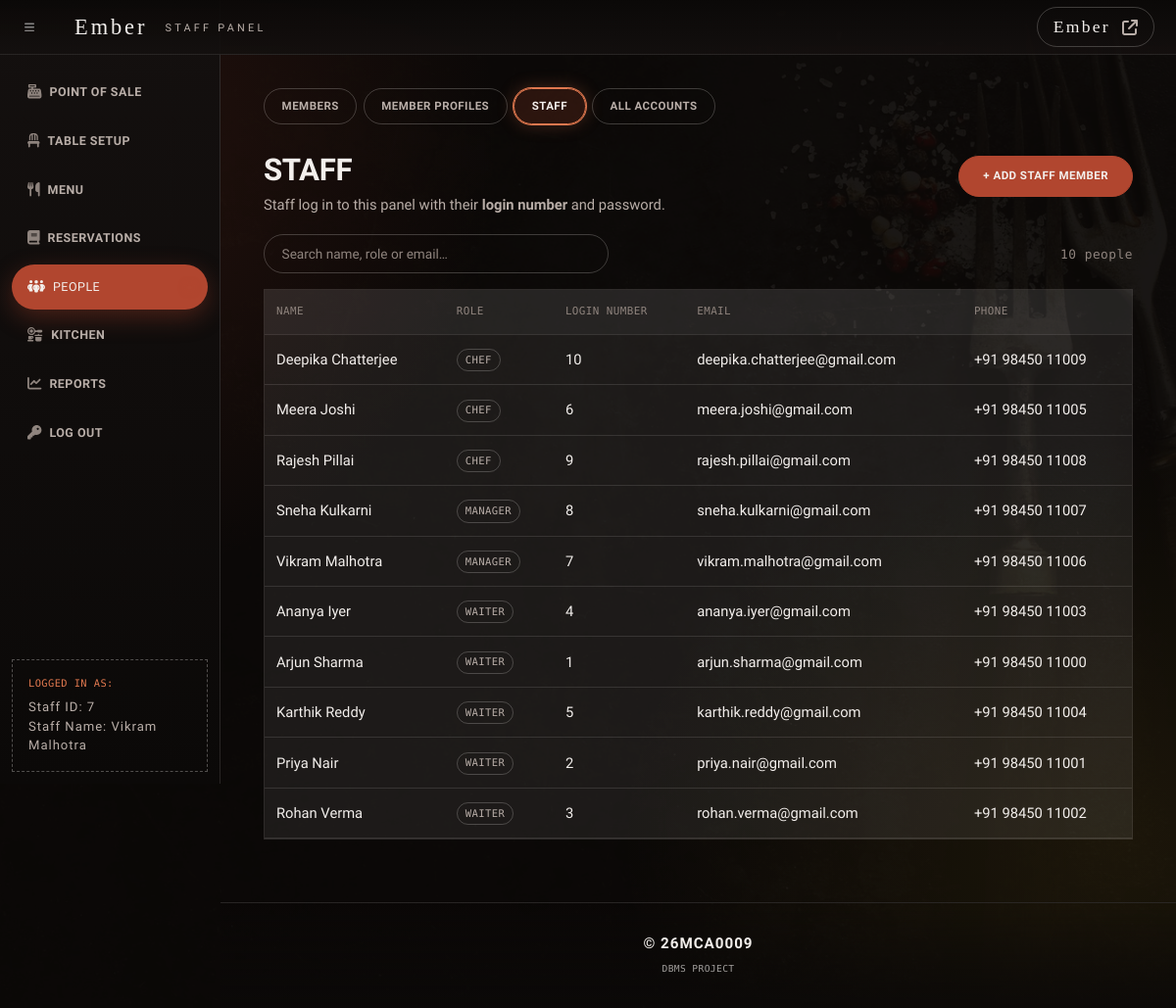
Page /adminSide/panel/staff-panel.php (signed in) on the committed database.
### tables this page shows
CREATE TABLE `Staffs` (
  `staff_id` int(11) NOT NULL AUTO_INCREMENT,
  `staff_name` varchar(255) DEFAULT NULL,
  `role` varchar(255) DEFAULT NULL,
  `account_id` int(11) DEFAULT NULL,
  PRIMARY KEY (`staff_id`),
  KEY `account_id` (`account_id`),
  CONSTRAINT `staffs_ibfk_1` FOREIGN KEY (`account_id`) REFERENCES `Accounts` (`account_id`)
);

CREATE TABLE `Accounts` (
  `account_id` int(11) NOT NULL AUTO_INCREMENT,
  `email` varchar(255) DEFAULT NULL,
  `register_date` date DEFAULT NULL,
  `phone_number` varchar(255) DEFAULT NULL,
  `password` varchar(255) DEFAULT NULL,
  PRIMARY KEY (`account_id`)
);

### adminSide/panel/staff-panel.php (the view, shortened to what this page needs)
<?php
include '../includes/dashHeader.php';
require_once '../config.php';
$sql = "SELECT s.staff_id, s.staff_name, s.role, s.account_id, a.email, a.phone_number
        FROM Staffs AS s
        LEFT JOIN Accounts AS a ON a.account_id = s.account_id
        ORDER BY s.role, s.staff_name";
$staff = mysqli_fetch_all(mysqli_query($link, $sql), MYSQLI_ASSOC);
?>
<div class="wrapper">
    <div class="container-fluid">
        <div class="pg-head">
            <div>
                <h2>Staff</h2>
                <p class="pg-sub">Staff log in to this panel with their <b>login number</b> and password.</p>
            </div>
            <button type="button" class="btn btn-dark" data-open="#add-staff">+ Add staff member</button>
        </div>
        <div class="pg-tools">
            <input type="search" class="form-control pg-search" placeholder="Search name, role or email…" data-filter="#staff-list">
            <span class="pg-count" data-count><?= count($staff) ?> people</span>
        </div>
        <div class="table-scroll"><table class="table" id="staff-list">
            <thead><tr><th>Name</th><th>Role</th><th>Login number</th><th>Email</th><th>Phone</th></tr></thead>
            <tbody>
<?php foreach ($staff as $s) { ?>
                <tr>
                    <td><?= htmlspecialchars($s['staff_name']) ?></td>
                    <td><span class="pg-tag"><?= htmlspecialchars($s['role']) ?></span></td>
                    <td><?= (int) $s['account_id'] ?></td>
                    <td><?= htmlspecialchars((string) $s['email']) ?></td>
                    <td><?= htmlspecialchars((string) $s['phone_number']) ?></td>
                </tr>
<?php } ?>
            </tbody>
        </table></div>
    </div>
</div>
<?php include '../includes/dashFooter.php'; ?>

### adminSide/css/ember-staff.css (style rules this page uses)
:root { --ink: #14100f; --void: #0b0908; --char: #2a1c17; --bone: #f3efec; --ember: #b1462f; --ember-lit: #e0784f; --sans: 'Hanken Grotesk', 'Helvetica Neue', Arial, sans-serif; --mono: 'DM Mono', ui-monospace, monospace; --logo: Copperplate, 'Copperplate Gothic Light', 'Cinzel', Georgia, serif; --brand-font: var(--sans); --brand-accent: var(--ember); --brand-accent-soft: rgba(177, 70, 47, 0.18); --ink-900: var(--void); --ink-800: var(--ink); --ink-700: rgba(243, 239, 236, 0.045); --ink-600: rgba(243, 239, 236, 0.08); --line: rgba(243, 239, 236, 0.12); --line-strong: rgba(243, 239, 236, 0.22); --text: var(--bone); --text-dim: #b9aea8; --text-faint: #8f847e; --radius: 0; --ease: cubic-bezier(0.16, 1, 0.3, 1); }
html, body, body.sb-nav-fixed { font-family: var(--sans); font-weight: 400; letter-spacing: 0; }
p, label, .small, small, td, li { letter-spacing: 0; }
h1, h2, h3, h4, h5, h6 { font-family: var(--sans); font-weight: 700; letter-spacing: -0.01em; text-transform: uppercase; }
.pg-head h2, .wrapper h2, .container-fluid > .row h2, h2.pull-left { font-size: clamp(1.8rem, 2.6vw, 2.6rem); line-height: 0.95; padding-bottom: 0; }
.wrapper h2::after, .container-fluid > .row h2::after, h2.pull-left::after { display: none; }
.pg-sub { font-size: 0.92rem; margin-top: 0.6rem; max-width: 60ch; }
.pg-label, .pg-fields label, .pg-count, label, .table thead th, .table-tile .tile-label, .legend-item, .sb-sidenav-dark .sb-sidenav-footer .small, .ember-footer .footer-project-tag { font-family: var(--mono); font-weight: 400; letter-spacing: 0.04em; }
.btn { border-radius: 999px; padding: 0.7rem 1.5rem; font-family: var(--sans); font-size: 0.72rem; font-weight: 600; letter-spacing: 0.04em; }
.btn-dark, .btn-primary, .btn-success { background: var(--ember); border: 1px solid var(--ember); color: var(--bone); }
.pg-tag { border-radius: 999px; padding: 0.25em 0.75em; font-family: var(--mono); font-size: 0.66rem; letter-spacing: 0.04em; }
.table-scroll, .oz-table-wrap { border: 1px solid var(--line); border-radius: var(--radius); background: rgba(243, 239, 236, 0.03); }
.table { margin-bottom: 0; }
.table thead th { font-size: 0.68rem; color: var(--text-faint); text-transform: uppercase; border-bottom: 1px solid var(--line) !important; }
.table td { font-size: 0.92rem; }
.form-control, .form-select, main textarea, main input:not([type="submit"]):not([type="button"]):not([type="checkbox"]):not([type="radio"]), main select { border-radius: 0; font-weight: 400; background-color: transparent; border: 0; border-bottom: 1px solid var(--line-strong); padding-left: 0; padding-right: 0; color: var(--bone); font-family: var(--sans); }
main .pg-search, main input[type="search"] { border: 1px solid var(--line-strong) !important; border-radius: 999px !important; padding: 0.55rem 1.1rem !important; }

### adminSide/includes/panelTransition.php (style rules this page uses)
html, body, body.sb-nav-fixed, #layoutSidenav, #layoutSidenav_content, main { background-color: transparent; background-image: none; }
:root { --ember-vt: 1; }

### rows in the picture
staffs: staff_name "Deepika Chatterjee", role "CHEF", account "10", account.email "deepika.chatterjee@gmail.com", account.phone_number "+91 98450 11009"
staffs: staff_name "Meera Joshi", role "CHEF", account "6", account.email "meera.joshi@gmail.com", account.phone_number "+91 98450 11005"
staffs: staff_name "Rajesh Pillai", role "CHEF", account "9", account.email "rajesh.pillai@gmail.com", account.phone_number "+91 98450 11008"
staffs: staff_name "Sneha Kulkarni", role "MANAGER", account "8", account.email "sneha.kulkarni@gmail.com", account.phone_number "+91 98450 11007"
staffs: staff_name "Vikram Malhotra", role "MANAGER", account "7", account.email "vikram.malhotra@gmail.com", account.phone_number "+91 98450 11006"
staffs: staff_name "Ananya Iyer", role "WAITER", account "4", account.email "ananya.iyer@gmail.com", account.phone_number "+91 98450 11003"
staffs: staff_name "Arjun Sharma", role "WAITER", account "1", account.email "arjun.sharma@gmail.com", account.phone_number "+91 98450 11000"
staffs: staff_name "Karthik Reddy", role "WAITER", account "5", account.email "karthik.reddy@gmail.com", account.phone_number "+91 98450 11004"
staffs: staff_name "Priya Nair", role "WAITER", account "2", account.email "priya.nair@gmail.com", account.phone_number "+91 98450 11001"
staffs: staff_name "Rohan Verma", role "WAITER", account "3", account.email "rohan.verma@gmail.com", account.phone_number "+91 98450 11002"

### other values in the picture
$group[0] "POINT OF SALE"
$group[0] "TABLE SETUP"
$group[0] "MENU"
$group[0] "RESERVATIONS"
$group[0] "PEOPLE"
$group[0] "KITCHEN"
$group[0] "REPORTS"
$_SESSION['logged_account_id'] "7"
$_SESSION['logged_staff_name'] "Vikram Malhotra"
$tab[0] "MEMBERS"
$tab[0] "MEMBER PROFILES"
$tab[0] "STAFF"
$tab[0] "ALL ACCOUNTS"
count($staff) "10"
